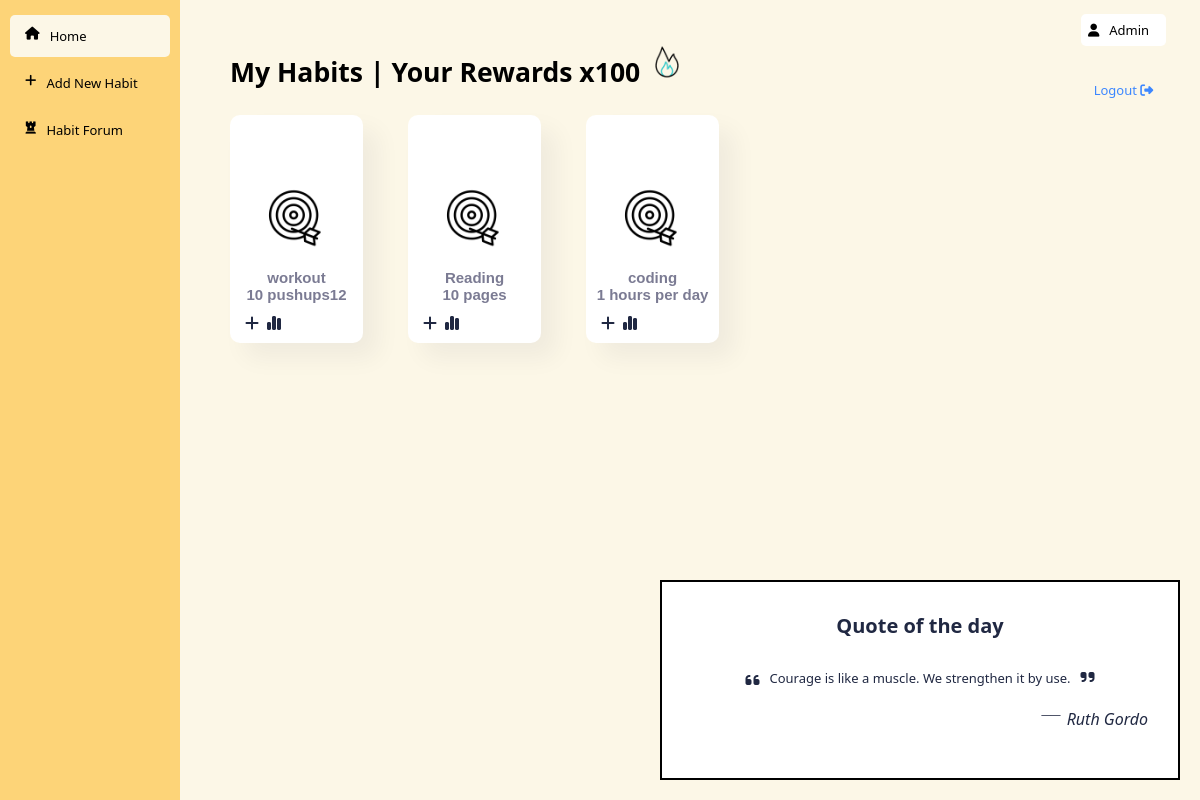
The app's page /user/home/ (signed in) with its own data.
### home_app/models.py (models this page shows, shortened)
class Profile(models.Model):
    user = models.ForeignKey(User, on_delete=models.CASCADE)
    Confirm_email = models.EmailField(default='null')
    coins = models.IntegerField(default=0)

class Habit(models.Model):
    title = models.CharField(max_length=100,null=False)
    author = models.ForeignKey(Profile, on_delete=models.CASCADE)
    goal = models.IntegerField(default=0,null=False)
    goal_unit = models.CharField(max_length=70,null=False)

### home_app/views.py (the view, shortened to what this page needs)
# urls.py: 2. Add a URL to urlpatterns:  path('', views.home, name='home')
def home(request):
    if request.user.is_authenticated:
        profiles = Profile.objects.all()
        today = datetime.date.today()
        lister  = {
        'Nelson Mandela':'The greatest glory in living lies not in never falling, but in rising every time we fall.',
        'Walt Disney':'The way to get started is to quit talking and begin doing.',
        'Benjamin Franklin': 'Tell me and I forget. Teach me and I remember. Involve me and I learn.',
        'Aristotle':'It is during our darkest moments that we must focus to see the light.',
        'Frederick Douglass':'If there is no struggle, there is no progress.',
        'Ruth Gordo':'Courage is like a muscle. We strengthen it by use.',
        'Dale Carnegie':'Develop success from failures. Discouragement and failure are two of the surest stepping stones to success.',
        'Unknown':'A year from now you will wish you had started today.',
        'Amelia Earhart':'The most difficult thing is the decision to act, the rest is merely tenacity.',
        'Childish Gambino':"If it makes you nervous, you’re doing it right."
    }
        key,value = random.choice(list(lister.items()))
        current_user = User.objects.get(pk=request.user.pk)
        coins = Profile.objects.get(user=request.user)
        profile = Profile.objects.get(user=request.user)
        habits = Habit.objects.filter(author=profile)
        todies = HabitLog.objects.values("date")
        total_streak = 0
        current_streak = 0
        today = datetime.date.today()
        compareDate = today + datetime.timedelta(1) # Tomorrow
        entry_dates = list(HabitLog.objects.values("date").filter(track_unit__gt=0, date__lte = today).order_by("-date"))
        for date in entry_dates:
            for date in date.values():
                delta = compareDate - date
                if delta.days == 1: # Keep the streak going!
                    current_streak += 1
                elif delta.days == 0: # Don't bother increasing the day if there's multiple ones on the same day
                    pass
                else: # Awwww...
                    break # The current streak is done, exit the loop
                compareDate = date
                if current_streak > total_streak:
                    total_streak = current_streak
        return render(request, "home_app/index.html", {
            "profile": profile,
            "habits": habits,
            'key':key,
            'value':value,
            'todies':todies,
            'today':today,
            'total_streak':total_streak,
            'coins':coins
            })
    else:
        return HttpResponseRedirect('/login')

### home_app/templates/home_app/index.html (shortened to what this page needs)
{% extends 'home_app/base.html' %}
{% load static %}
    {% block style %}
      {{block.super}}
    {% endblock %}
          {% block header %}my habits | Your Rewards <span style="text-transform: lowercase;">x</span>{{coins.coins}}
          <i><img src="{% static 'home_app/images/fire-unscreen.gif' %}" alt="" class="fas" style="width:40px; " >
          </i>
      {% endblock %}
        {% block section %}
         {% for habit in habits %}
          <div class="tile">
            <a href=" {% url 'func' habit.id %}"  >
              <div class="card-top">
              <label>
                <img src="{% static 'home_app/images/target.gif' %}" alt="" class="fas" style="width:70px">
                <h6 style="text-align: center; margin-bottom:20px;">{{habit.title}}
                  <p>{{habit.goal}} {{habit.goal_unit|slice:":15"}}</p>
                </h6>
              </label>
              </div>
            </a>
            <div class="shortcut">
              <div class="links"><a href="{% url 'add_log' habit.id %}"  title="Add Log"><i class="fas fa-solid fa-plus"></i></a>
                <a href="{% url 'report' habit.id %}" title="See Report"><i class="fa-solid fa-chart-simple"></i></a>
              </div>
            </div>
          </div>
          {% endfor %}
        {% endblock %}
        {% block new %}
        <div class="blank-area">
          <header>Quote of the day</header>
          <div class="content">
            <div class="quote-area" style="text-align: justify;">
              <i class="fas fa-quote-left"></i>
              <p class="quote">{{value}}</p>
              <i class="fas fa-quote-right"></i>
            </div>
            <div class="author">
              <span>__</span>
              <span class="name">{{key}}</span>
        </div>
        </div>
        {% endblock %}

### home_app/templates/home_app/base.html (shortened to what this page needs)
<!DOCTYPE html>
{% load static %}
<html lang="en">
  <head>
    {% block style %}
    <link
      rel="stylesheet"
      href="https://cdnjs.cloudflare.com/ajax/libs/font-awesome/6.3.0/css/all.min.css"
    />
    <link rel="stylesheet" href="{% static 'home_app/css/style.css' %}" />
    {% endblock %}
  </head>
  <body>
    <div class="container">
      <nav class="sidebar">
        <ul class="sidebar-can">
          <li>
            {% block home %}
            <a class="sidebar-item home" href="{% url 'home' %}"
              ><i class="fa-solid fa-house"></i>home</a
            >
            {% endblock %}
          </li>
          <li>
            {% block second %}
            <a class="sidebar-item explore" href="{% url 'addhabit' %}"
              ><i class="fa-solid fa-plus"></i>Add New Habit</a
            >{% endblock %}
          </li>
          <li>
            {% block forum %}
            <a class="sidebar-item web usage" href="{% url 'forum_home' %}"
              ><i class="fa-solid fa-chess-rook"></i>Habit Forum</a
            >
            {% endblock %}
          </li>
        </ul>
      </nav>
      <div class="habit-section">
        <div class="my-habits">
          <h5 >{% block header %} My Habits {% endblock %}</h5>
        </div>
        <div class="name-area">
          <div class="user-name">
            <i class="fa-solid fa-user"></i>
            <p>{{request.user|title}}</p>
          </div>
           <a class="manage-habit" href="{% url 'logout' %}">Logout <i class="fa-solid fa-right-from-bracket"></i></a>
        </div>
        <section class="habit-list">
          {% block section %}{% endblock %}
          {% block new %}
         {% endblock %}
          </section>
      </div>
    </div>
  </body>
</html>

### home_app/static/home_app/css/style.css (style rules this page uses)
* { margin: 0; padding: 0; box-sizing: border-box; }
a { outline: none; }
body { font-size: 62.5%; font-family: system-ui, -apple-system, BlinkMacSystemFont, 'Segoe UI', Roboto, Oxygen, Ubuntu, Cantarell, 'Open Sans', 'Helvetica Neue', sans-serif; }
.container { display: grid; grid-template-columns: 15vw 85vw; grid-template-rows: 100vh; font-size: 13px; }
.sidebar { background-color: #fdd478; }
.sidebar-can { padding: 10px; text-align: center; }
.sidebar-item { border-radius: 5px; display: inline-block; width: 100%; padding: 12px 15px; text-decoration: none; margin: 5px 0; text-transform: capitalize; font-weight: 500; color: #000; display: flex; gap: 10px; }
a:is(:link, :active, :visited).active { color: #000; background-color: #fcf7e7; }
.habit-list { display: grid; grid-template-columns: repeat(4,1fr); grid-template-rows:repeat(2,1fr); gap: 45px; align-items: center; justify-items: center; padding:0 150px 200px 50px; }
.tile { position: relative; height: 105%; width: 100%; background-color: #fff; border-radius: 10px; cursor: pointer; border: 3px solid transparent; outline: none; box-shadow: 15px 15px 25px rgba(2,28,53,0.05); position:relative; outline: none; }
label { display: flex; flex-direction: column; align-items: center; justify-content: center; gap: 20px; height: 80%; width: 100%; position: absolute; bottom: 0; cursor: pointer; }
label .fas { font-size:50px; color: #2c2c51; }
label img { width: 20px; }
label h6 { font-family: "Poppins",sans-serif; font-size: 15px; font-weight: bolder; color: #7b7b93; }
.my-habits { align-self: self-end; padding: 0 0 30px 50px; font-size: 32px; font-weight: lighter; text-transform: capitalize; }
.name-area { display:grid ; grid-template-columns: 1fr; grid-template-rows: 1fr 1fr; justify-items: center; align-items: center; font-size: 13px; }
.user-name { display: flex; gap:10px ; background-color: #fff; align-items: center; padding: 7px; border-radius: 5px; }
.manage-habit { font-size: 13px; font-weight: 500; text-decoration: none; text-transform: capitalize; color: #3c87ff; }
.habit-section { background-color: #fcf7e7; display: grid; grid-template-columns: 85% 15%; grid-template-rows: 15% 85%; }
.blank-area { border: 2px solid black; position: absolute; bottom: 0; right: 0; margin: 20px; padding: 30px; width: 520px; height: 200px; font-size: 16px; background-color: white; }
header, .content :where(i, p, span) { color: #202842; }
header { font-size: 20px; font-weight: 600; text-align: center; }
.content { margin: 30px 0; }
.content .quote-area { display: flex; justify-content: center; }
.quote-area i { font-size: 16px; }
.quote-area i:first-child { margin: 3px 10px 0 0; }
.quote-area i:last-child { display: flex; margin: 0 0 3px 10px; align-items: flex-end; }
.quote-area .quote { font-size: 13px; text-align: center; word-break: break-all; }
.content .author { display: flex; font-size: 16px; margin-top: 20px; font-style: italic; justify-content: flex-end; }
.author span:first-child { margin: -7px 5px 0 0; font-family: monospace; }
.shortcut { position: absolute; left: 0; bottom: 0; margin-left: 10px; margin-bottom: 4px; margin-top: 10px; gap: 2px; }
.links { display: flex; gap: 4px; }
.links a { color: #000; padding: 2px; border-radius:3px ; font-size: 16px; color:#202842; }

### home_app/templates/home_app/index.html (style rules this page uses)
a { text-decoration: none; }

### records on screen
Profile: coins "100"
Habit: title "workout", goal "10", goal_unit "pushups12"
Habit: title "Reading", goal "10", goal_unit "pages"
Habit: title "coding", goal "1", goal_unit "hours per day"

### other values on screen
{{ request.user|title }} "Admin"
{{ value }} "Courage is like a muscle. We strengthen it by use."
{{ key }} "Ruth Gordo"
